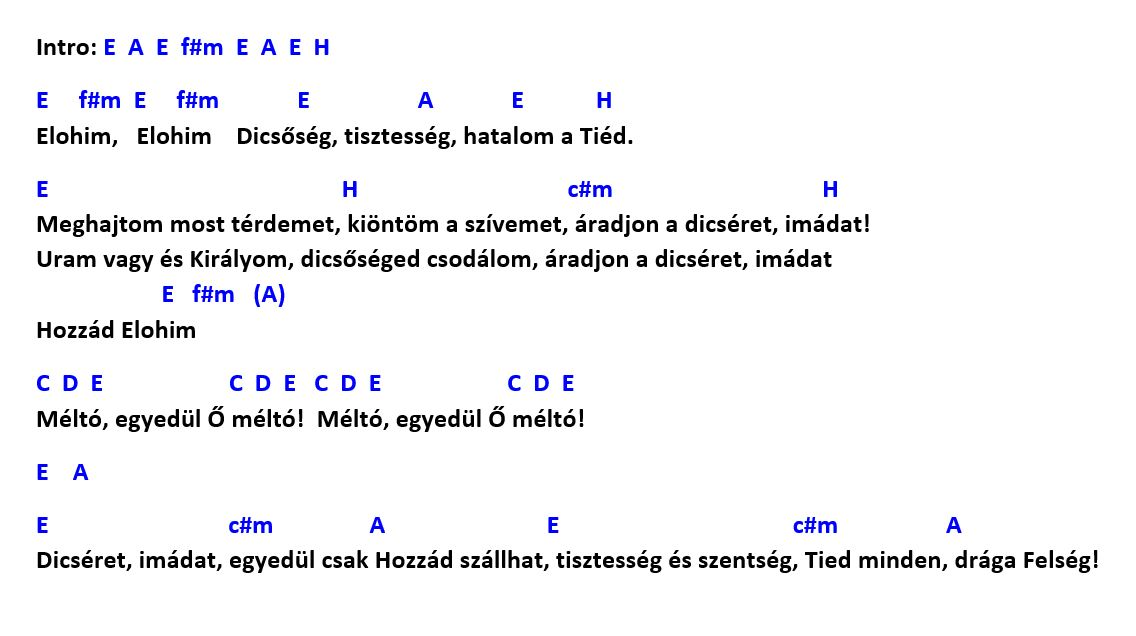
#> input picture ImageProcessing/samples/Elohim.JPG, 1136 x 636 px, found by its file name
$ jupyter execute --allow-errors chord_extract_from_img.ipynb
#> lines starting #> are read from the running program, lines starting #| are printed output that depends on the picture; after the words box and inside, x2 and y2 are one past the last pixel; in counts of white or black regions, pixels touching at a corner belong together
[cell 1]
from __future__ import print_function
from tkinter import HORIZONTAL

from ipywidgets import interact, interactive, fixed, interact_manual
import ipywidgets as widgets
from IPython.display import display

import cv2
import numpy as np
import tkinter as tk
import matplotlib
import matplotlib.pyplot as plt
import ReadImage


import rdflib as rdf
import pytesseract
import cv2
import os
from pathlib import Path


class ReadImage:

    def __init__(self):
        pass

    # [63 lines left out: function read_file, not called in this run]


    def encode(self, text):
        print(text)


def init_images():
    global img_array
    if os.getcwd() != r'c:\Users\Ricsi\PycharmProjects\szakdolgozat\ImageProcessing\src':
#         img_array = os.listdir("../../samples/images")
        _, _, img_array = next(os.walk("../../samples/images"))
        for i in range(len(img_array)):
            img_array[i] = "../../samples/images/" + img_array[i]
        return
#     img_array = os.listdir("../samples/images")
    _, _, img_array = next(os.walk("../samples/images"))
    for i in range(len(img_array)):
        img_array[i] = "../samples/images/" + img_array[i]


# [5 lines left out: function cwd_decider, not called in this run]

print(os.getcwd())
img_array = []
# img_array = ["../../samples/images/Elohim.JPG", "../../samples/images/Egy hangon.JPG"]
init_images()
#     print(Path(img_array[i]).is_file(), '||' + img_array[i])
# print(img_array)
r = ReadImage()

drag_low_hue = widgets.IntSlider(description="Low HUE:", min=0, max=179, value=86)
drag_low_sat = widgets.IntSlider(description="Low Saturation:", min=0, max=255, value=144)
drag_low_bright = widgets.IntSlider(description="Low Brightness:", min=0, max=255, value=43)
drag_high_hue = widgets.IntSlider(description="High HUE:", min=0, max=179, value=135)
drag_high_sat = widgets.IntSlider(description="High Saturation:", min=0, max=255, value=255)
drag_high_bright = widgets.IntSlider(description="High Brightness:", min=0, max=255, value=255)

next_image_btn = widgets.Button(description="Next Image")
prev_image_btn = widgets.Button(description="Prev Image")
change_image_btn = widgets.Button(description="Change Image")


index = 0
low_blue_arr = [86, 144, 43]
high_blue_arr = [135, 255, 255]
isItThreshold = False


# [106 lines left out: functions show_img, change_arrays, next_image, prev_image, change, not called in this run]

next_image_btn.on_click(next_image)
prev_image_btn.on_click(prev_image)
change_image_btn.on_click(change)
display(next_image_btn, prev_image_btn, change_image_btn)
display(drag_low_hue, drag_low_sat, drag_low_bright, drag_high_hue, drag_high_sat, drag_high_bright)

# [4 lines of commented-out code are left out]

relációs adatséma modell
oop adatséma modell
elterjedt kottaszerkesztő programok formátumai (musicxml)
legato, szövegkezelés
láncolás hármasok

[cell 2]
# Import required packages
import cv2
import pytesseract
import numpy as np
import matplotlib.pyplot as plt

# Mention the installed location of Tesseract-OCR in your system
pytesseract.pytesseract.tesseract_cmd = r'C:\Program Files\Tesseract-OCR\tesseract.exe'

# Read image from which text needs to be extracted
img = cv2.imread("../samples/Elohim.jpg")
#> img is the input picture: shape (636, 1136, 3); mean B, G, R 244.9, 243.1, 243.1

# Preprocessing the image starts

# Convert the image to gray scale
hsv = cv2.cvtColor(img, cv2.COLOR_BGR2HSV)
#> hsv: shape (636, 1136, 3); mean H, S, V 5.5, 2.5, 245

mask = cv2.inRange(hsv, np.array([86, 144, 43]), np.array([135, 255, 255]))
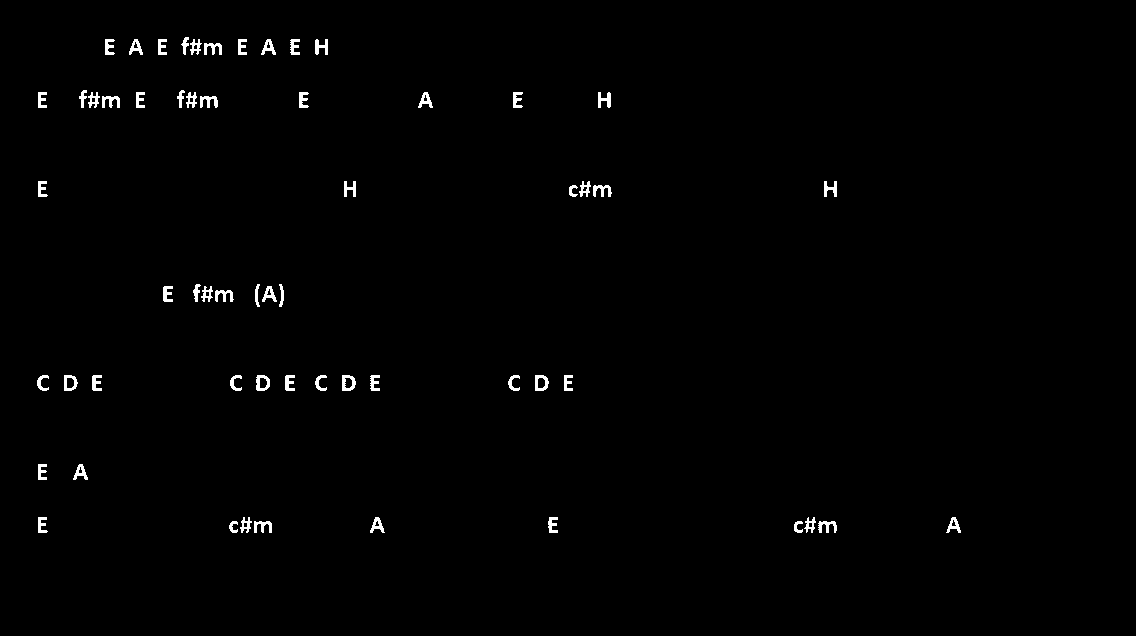
#> mask: shape (636, 1136); 0.86% white; 59 white regions, largest, box (x1, y1, x2, y2) and area: (342, 375, 356, 391) 139, (256, 375, 270, 391) 135, (535, 375, 549, 391) 134

# Performing OTSU threshold
mask_inv = cv2.bitwise_not(mask)
ret, thresh1 = cv2.threshold(mask, 0, 255, cv2.THRESH_OTSU | cv2.THRESH_BINARY)
#> ret = 0


# Specify structure shape and kernel size.
# Kernel size increases or decreases the area
# of the rectangle to be detected.
# A smaller value like (10, 10) will detect
# each word instead of a sentence.
rect_kernel = cv2.getStructuringElement(cv2.MORPH_RECT, (28, 28))

# Appplying dilation on the threshold image
dilation = cv2.dilate(thresh1, rect_kernel, iterations = 1)
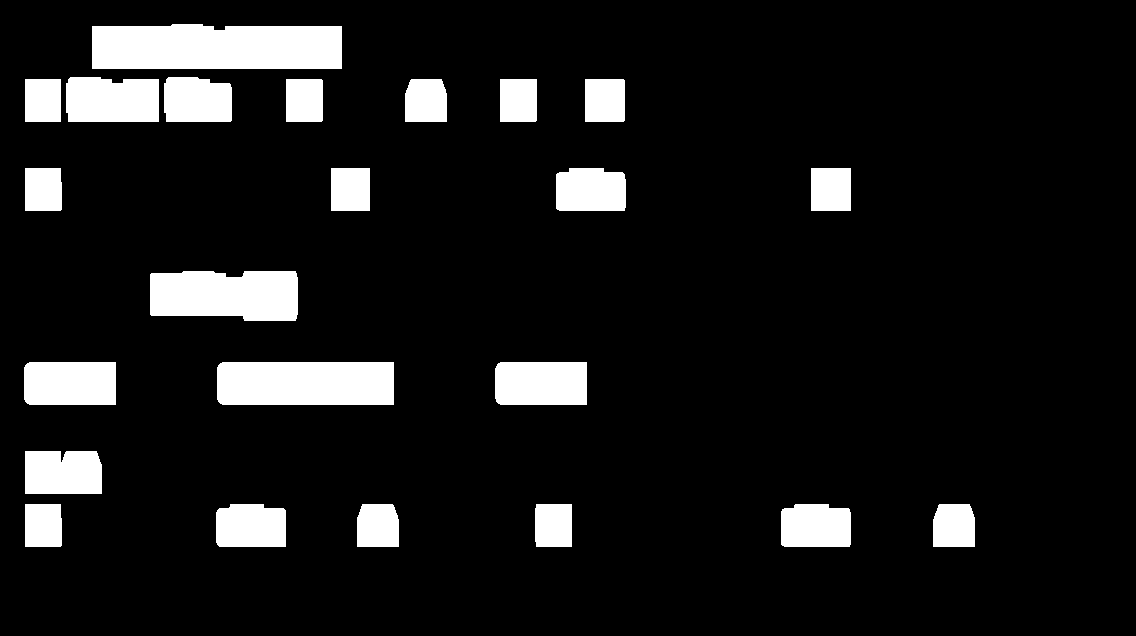
#> dilation: shape (636, 1136); 9.9% white; 23 white regions

# Finding contours
contours, hierarchy = cv2.findContours(dilation, cv2.RETR_EXTERNAL, cv2.CHAIN_APPROX_NONE)
#> contours = 23 contours; largest, box (x1, y1, x2, y2) and area: (92, 24, 342, 69) 10474, (217, 362, 394, 405) 7372, (150, 271, 298, 321) 6529, (66, 77, 159, 122) 3854, (24, 362, 116, 405) 3802

# Creating a copy of image
im2 = img.copy()
i = 0
j = 0

directory = r'../samples/'
os.chdir(directory)

file = open("recognized.txt", "w+")
file.write("")
file.close()

x0, y0, w0, h0 = cv2.boundingRect(contours[0])
#> x0 = 933; y0 = 504; w0 = 42; h0 = 43

# Looping through the identified contours
# Then rectangular part is cropped and passed on
# to pytesseract for extracting text from it
# Extracted text is then written into the text file
#> (the rest of this cell did not finish here and is left out)
